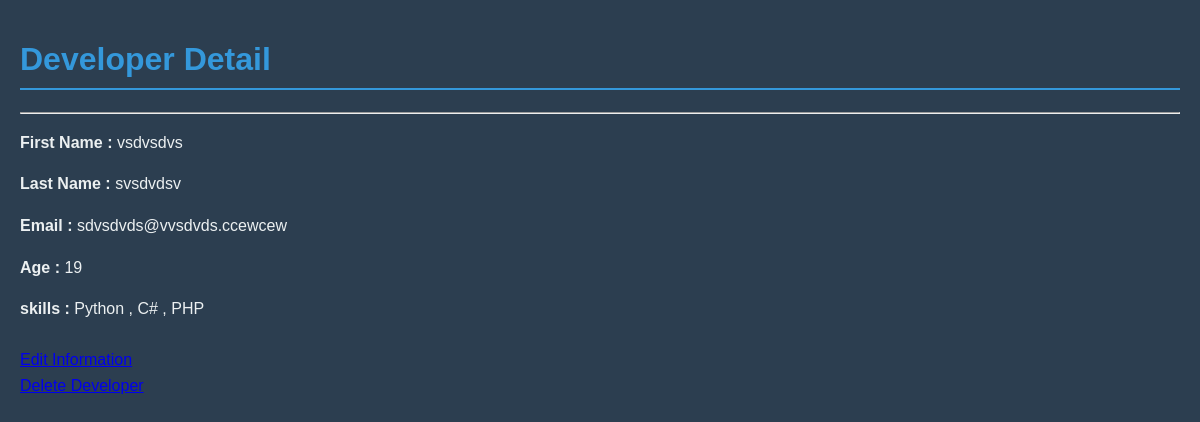
The app's page /developers/5/ (signed in) with its own data.
### developers/models.py (models this page shows, shortened)
class Developer(models.Model):
    first_name = models.CharField(max_length=20)
    last_name = models.CharField(max_length=20)
    email = models.EmailField(unique=True)
    age = models.IntegerField()
    skill = models.ManyToManyField(Skill)

class Skill(models.Model):
    title = models.CharField(max_length=20)
    description = models.TextField(blank=True)

### developers/views.py (the view)
# urls.py: path("developers/<int:pk>/",views.Developer_Detail.as_view(),name ="developer_details"),
class Developer_Detail(LoginRequiredMixin,DetailView):
    model= Developer
    template_name = 'developers/developer_details.html'
    context_object_name = 'developer'

### developers/templates/developers/developer_details.html
<!DOCTYPE html>
   {% load static %}
    <link rel="stylesheet" href="{% static 'css/back.css' %}">
<html>
</html>
<body>
    <h1>
    Developer Detail
    <br>
    </h1>
    <hr>
    <p><strong>First Name :</strong> {{ developer.first_name }}</p>
    <p><strong>Last Name :</strong> {{ developer.last_name }}</p>
    <p><strong>Email :</strong> {{ developer.email }}</p>
    <p><strong>Age :</strong> {{ developer.age }}</p>
    <p><strong>skills :</strong>
                {% for sk in developer.skill.all %}
                {{ sk.title }} {% if not forloop.last %}, {% endif %}
                {% empty %}
                NOT SPECIFIED
                {% endfor %}
                <br>
                <br>
    <a href="{% url 'developer_update' developer.pk %}">Edit Information</a>
    <br>
    <a href="{% url 'developer_delete' developer.pk %}">Delete Developer</a>
    </p>
</body>

### static/css/back.css (style rules this page uses)
body { background-color: #2c3e50; color: #ecf0f1; font-family: Arial, sans-serif; margin: 0; padding: 20px; }
h1 { color: #3498db; border-bottom: 2px solid #3498db; padding-bottom: 10px; }
p { line-height: 1.6; }

### records on screen
Developer: first_name "vsdvsdvs", last_name "svsdvdsv", email "sdvsdvds@vvsdvds.ccewcew", age "19"
Skill: title "Python"
Skill: title "C#"
Skill: title "PHP"
